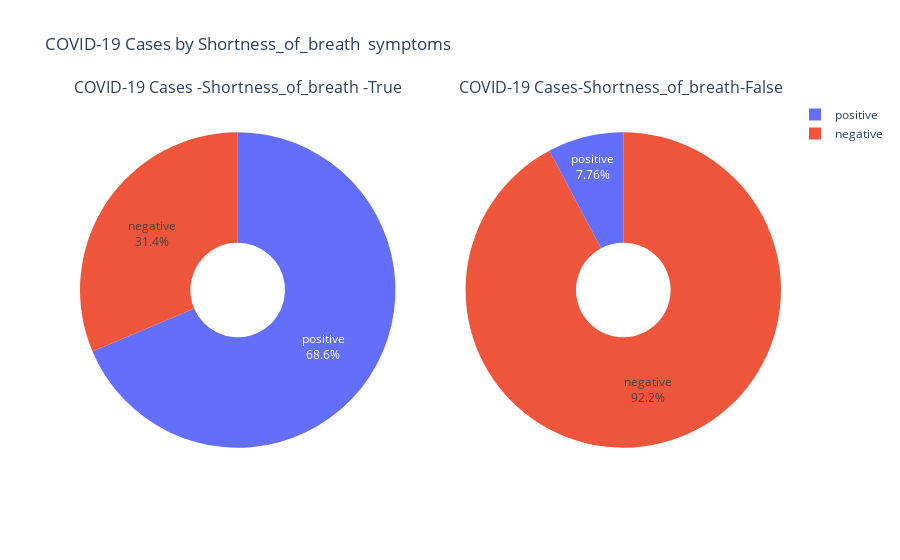

The notebook cell this image was saved under:
### Code cell
# Calculate counts based on 'Shortness_of_breath' and 'Corona' columns
counts = covid19_data.groupby(['Shortness_of_breath', 'Corona']).size().reset_index(name='Count')

# Filter data for TRUE and FALSE
True_data = counts[counts['Shortness_of_breath'] == 'true']
False_data = counts[counts['Shortness_of_breath'] == 'false']

# Create subplots
fig = make_subplots(rows=1, cols=2, specs=[[{'type': 'domain'}, {'type': 'domain'}]],subplot_titles=('COVID-19 Cases -Shortness_of_breath -True', 'COVID-19 Cases-Shortness_of_breath-False '))

# Create pie chart for who have 'Shortness_of_breath symptoms .
fig.add_trace(go.Pie(labels=True_data['Corona'],values=True_data['Count'], textinfo='percent+label', hole=0.3, name='true'),
              row=1, col=1)

# Create pie chart for who don't have Shortness_of_breath symptoms.
fig.add_trace(go.Pie(labels=False_data['Corona'],values=False_data['Count'],textinfo='percent+label', hole=0.3, name='false'),
              row=1, col=2)

# Update layout to show the legend
fig.update_layout(title=' COVID-19 Cases by Shortness_of_breath  symptoms', showlegend=True)

# Show the plot
fig.show()

### Figure 1 — Plotly figure (JSON) as saved in the notebook; plotly's stock layout.template omitted (floating-point values rounded to 4 significant figures)
{"data": [{"domain": {"x": [0, 0.45], "y": [0, 1]}, "hole": 0.3, "labels": ["negative", "positive"], "name": "true", "textinfo": "percent+label", "type": "pie", "values": [340, 744]}, {"domain": {"x": [0.55, 1], "y": [0, 1]}, "hole": 0.3, "labels": ["negative", "positive"], "name": "false", "textinfo": "percent+label", "type": "pie", "values": [58464, 4920]}], "layout": {"annotations": [{"font": {"size": 16}, "showarrow": false, "text": "COVID-19 Cases -Shortness_of_breath -True", "x": 0.225, "xanchor": "center", "xref": "paper", "y": 1, "yanchor": "bottom", "yref": "paper"}, {"font": {"size": 16}, "showarrow": false, "text": "COVID-19 Cases-Shortness_of_breath-False ", "x": 0.775, "xanchor": "center", "xref": "paper", "y": 1, "yanchor": "bottom", "yref": "paper"}], "showlegend": true, "title": {"text": " COVID-19 Cases by Shortness_of_breath  symptoms"}}}
